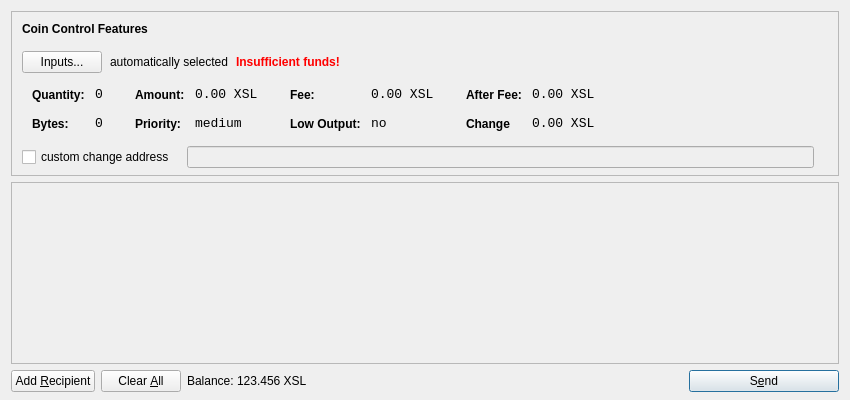
<?xml version="1.0" encoding="UTF-8"?>
<ui version="4.0">
 <class>SendCoinsDialog</class>
 <widget class="QDialog" name="SendCoinsDialog">
  <property name="geometry">
   <rect>
    <x>0</x>
    <y>0</y>
    <width>850</width>
    <height>400</height>
   </rect>
  </property>
  <property name="windowTitle">
   <string>Send Coins</string>
  </property>
  <layout class="QVBoxLayout" name="verticalLayout" stretch="0,1,0">
   <property name="bottomMargin">
    <number>8</number>
   </property>
   <item>
    <widget class="QFrame" name="frameCoinControl">
     <property name="sizePolicy">
      <sizepolicy hsizetype="Expanding" vsizetype="Expanding">
       <horstretch>0</horstretch>
       <verstretch>0</verstretch>
      </sizepolicy>
     </property>
     <property name="maximumSize">
      <size>
       <width>16777215</width>
       <height>16777215</height>
      </size>
     </property>
     <property name="frameShape">
      <enum>QFrame::StyledPanel</enum>
     </property>
     <property name="frameShadow">
      <enum>QFrame::Sunken</enum>
     </property>
     <layout class="QVBoxLayout" name="verticalLayoutCoinControl2">
      <property name="spacing">
       <number>-1</number>
      </property>
      <property name="leftMargin">
       <number>0</number>
      </property>
      <property name="topMargin">
       <number>0</number>
      </property>
      <property name="rightMargin">
       <number>0</number>
      </property>
      <property name="bottomMargin">
       <number>6</number>
      </property>
      <item>
       <layout class="QVBoxLayout" name="verticalLayoutCoinControl" stretch="0,0,0,0,1">
        <property name="spacing">
         <number>0</number>
        </property>
        <property name="leftMargin">
         <number>10</number>
        </property>
        <property name="topMargin">
         <number>10</number>
        </property>
        <item>
         <layout class="QHBoxLayout" name="horizontalLayoutCoinControl1">
          <property name="bottomMargin">
           <number>15</number>
          </property>
          <item>
           <widget class="QLabel" name="labelCoinControlFeatures">
            <property name="sizePolicy">
             <sizepolicy hsizetype="Preferred" vsizetype="Maximum">
              <horstretch>0</horstretch>
              <verstretch>0</verstretch>
             </sizepolicy>
            </property>
            <property name="font">
             <font>
              <weight>75</weight>
              <bold>true</bold>
             </font>
            </property>
            <property name="styleSheet">
             <string notr="true">font-weight:bold;</string>
            </property>
            <property name="text">
             <string>Coin Control Features</string>
            </property>
           </widget>
          </item>
         </layout>
        </item>
        <item>
         <layout class="QHBoxLayout" name="horizontalLayoutCoinControl2" stretch="0,0,0,0">
          <property name="spacing">
           <number>8</number>
          </property>
          <property name="bottomMargin">
           <number>10</number>
          </property>
          <item>
           <widget class="QPushButton" name="pushButtonCoinControl">
            <property name="styleSheet">
             <string notr="true"/>
            </property>
            <property name="text">
             <string>Inputs...</string>
            </property>
           </widget>
          </item>
          <item>
           <widget class="QLabel" name="labelCoinControlAutomaticallySelected">
            <property name="text">
             <string>automatically selected</string>
            </property>
            <property name="margin">
             <number>5</number>
            </property>
           </widget>
          </item>
          <item>
           <widget class="QLabel" name="labelCoinControlInsuffFunds">
            <property name="font">
             <font>
              <weight>75</weight>
              <bold>true</bold>
             </font>
            </property>
            <property name="styleSheet">
             <string notr="true">color:red;font-weight:bold;</string>
            </property>
            <property name="text">
             <string>Insufficient funds!</string>
            </property>
            <property name="margin">
             <number>5</number>
            </property>
           </widget>
          </item>
          <item>
           <spacer name="horizontalSpacerCoinControl">
            <property name="orientation">
             <enum>Qt::Horizontal</enum>
            </property>
            <property name="sizeHint" stdset="0">
             <size>
              <width>40</width>
              <height>1</height>
             </size>
            </property>
           </spacer>
          </item>
         </layout>
        </item>
        <item>
         <widget class="QWidget" name="widgetCoinControl" native="true">
          <property name="sizePolicy">
           <sizepolicy hsizetype="Preferred" vsizetype="Preferred">
            <horstretch>0</horstretch>
            <verstretch>0</verstretch>
           </sizepolicy>
          </property>
          <property name="minimumSize">
           <size>
            <width>0</width>
            <height>0</height>
           </size>
          </property>
          <property name="styleSheet">
           <string notr="true"/>
          </property>
          <layout class="QHBoxLayout" name="horizontalLayoutCoinControl5">
           <property name="margin">
            <number>0</number>
           </property>
           <item>
            <layout class="QHBoxLayout" name="horizontalLayoutCoinControl3" stretch="0,0,0,1">
             <property name="spacing">
              <number>20</number>
             </property>
             <property name="topMargin">
              <number>0</number>
             </property>
             <property name="bottomMargin">
              <number>10</number>
             </property>
             <item>
              <layout class="QFormLayout" name="formLayoutCoinControl1">
               <property name="horizontalSpacing">
                <number>10</number>
               </property>
               <property name="verticalSpacing">
                <number>14</number>
               </property>
               <property name="leftMargin">
                <number>10</number>
               </property>
               <property name="topMargin">
                <number>4</number>
               </property>
               <property name="rightMargin">
                <number>6</number>
               </property>
               <item row="0" column="0">
                <widget class="QLabel" name="labelCoinControlQuantityText">
                 <property name="styleSheet">
                  <string notr="true">font-weight:bold;</string>
                 </property>
                 <property name="text">
                  <string>Quantity:</string>
                 </property>
                 <property name="margin">
                  <number>0</number>
                 </property>
                </widget>
               </item>
               <item row="0" column="1">
                <widget class="QLabel" name="labelCoinControlQuantity">
                 <property name="font">
                  <font>
                   <family>Monospace</family>
                   <pointsize>10</pointsize>
                  </font>
                 </property>
                 <property name="cursor">
                  <cursorShape>IBeamCursor</cursorShape>
                 </property>
                 <property name="contextMenuPolicy">
                  <enum>Qt::ActionsContextMenu</enum>
                 </property>
                 <property name="text">
                  <string>0</string>
                 </property>
                 <property name="margin">
                  <number>0</number>
                 </property>
                 <property name="textInteractionFlags">
                  <set>Qt::LinksAccessibleByMouse|Qt::TextSelectableByKeyboard|Qt::TextSelectableByMouse</set>
                 </property>
                </widget>
               </item>
               <item row="1" column="0">
                <widget class="QLabel" name="labelCoinControlBytesText">
                 <property name="styleSheet">
                  <string notr="true">font-weight:bold;</string>
                 </property>
                 <property name="text">
                  <string>Bytes:</string>
                 </property>
                </widget>
               </item>
               <item row="1" column="1">
                <widget class="QLabel" name="labelCoinControlBytes">
                 <property name="font">
                  <font>
                   <family>Monospace</family>
                   <pointsize>10</pointsize>
                  </font>
                 </property>
                 <property name="cursor">
                  <cursorShape>IBeamCursor</cursorShape>
                 </property>
                 <property name="contextMenuPolicy">
                  <enum>Qt::ActionsContextMenu</enum>
                 </property>
                 <property name="text">
                  <string>0</string>
                 </property>
                 <property name="textInteractionFlags">
                  <set>Qt::LinksAccessibleByMouse|Qt::TextSelectableByKeyboard|Qt::TextSelectableByMouse</set>
                 </property>
                </widget>
               </item>
              </layout>
             </item>
             <item>
              <layout class="QFormLayout" name="formLayoutCoinControl2">
               <property name="horizontalSpacing">
                <number>10</number>
               </property>
               <property name="verticalSpacing">
                <number>14</number>
               </property>
               <property name="leftMargin">
                <number>6</number>
               </property>
               <property name="topMargin">
                <number>4</number>
               </property>
               <property name="rightMargin">
                <number>6</number>
               </property>
               <item row="0" column="0">
                <widget class="QLabel" name="labelCoinControlAmountText">
                 <property name="styleSheet">
                  <string notr="true">font-weight:bold;</string>
                 </property>
                 <property name="text">
                  <string>Amount:</string>
                 </property>
                 <property name="margin">
                  <number>0</number>
                 </property>
                </widget>
               </item>
               <item row="0" column="1">
                <widget class="QLabel" name="labelCoinControlAmount">
                 <property name="font">
                  <font>
                   <family>Monospace</family>
                   <pointsize>10</pointsize>
                  </font>
                 </property>
                 <property name="cursor">
                  <cursorShape>IBeamCursor</cursorShape>
                 </property>
                 <property name="contextMenuPolicy">
                  <enum>Qt::ActionsContextMenu</enum>
                 </property>
                 <property name="text">
                  <string>0.00 XSL</string>
                 </property>
                 <property name="textInteractionFlags">
                  <set>Qt::LinksAccessibleByMouse|Qt::TextSelectableByKeyboard|Qt::TextSelectableByMouse</set>
                 </property>
                </widget>
               </item>
               <item row="1" column="0">
                <widget class="QLabel" name="labelCoinControlPriorityText">
                 <property name="styleSheet">
                  <string notr="true">font-weight:bold;</string>
                 </property>
                 <property name="text">
                  <string>Priority:</string>
                 </property>
                </widget>
               </item>
               <item row="1" column="1">
                <widget class="QLabel" name="labelCoinControlPriority">
                 <property name="font">
                  <font>
                   <family>Monospace</family>
                   <pointsize>10</pointsize>
                  </font>
                 </property>
                 <property name="cursor">
                  <cursorShape>IBeamCursor</cursorShape>
                 </property>
                 <property name="contextMenuPolicy">
                  <enum>Qt::ActionsContextMenu</enum>
                 </property>
                 <property name="text">
                  <string>medium</string>
                 </property>
                 <property name="textInteractionFlags">
                  <set>Qt::LinksAccessibleByMouse|Qt::TextSelectableByKeyboard|Qt::TextSelectableByMouse</set>
                 </property>
                </widget>
               </item>
              </layout>
             </item>
             <item>
              <layout class="QFormLayout" name="formLayoutCoinControl3">
               <property name="horizontalSpacing">
                <number>10</number>
               </property>
               <property name="verticalSpacing">
                <number>14</number>
               </property>
               <property name="leftMargin">
                <number>6</number>
               </property>
               <property name="topMargin">
                <number>4</number>
               </property>
               <property name="rightMargin">
                <number>6</number>
               </property>
               <item row="0" column="0">
                <widget class="QLabel" name="labelCoinControlFeeText">
                 <property name="styleSheet">
                  <string notr="true">font-weight:bold;</string>
                 </property>
                 <property name="text">
                  <string>Fee:</string>
                 </property>
                 <property name="margin">
                  <number>0</number>
                 </property>
                </widget>
               </item>
               <item row="0" column="1">
                <widget class="QLabel" name="labelCoinControlFee">
                 <property name="font">
                  <font>
                   <family>Monospace</family>
                   <pointsize>10</pointsize>
                  </font>
                 </property>
                 <property name="cursor">
                  <cursorShape>IBeamCursor</cursorShape>
                 </property>
                 <property name="contextMenuPolicy">
                  <enum>Qt::ActionsContextMenu</enum>
                 </property>
                 <property name="text">
                  <string>0.00 XSL</string>
                 </property>
                 <property name="textInteractionFlags">
                  <set>Qt::LinksAccessibleByMouse|Qt::TextSelectableByKeyboard|Qt::TextSelectableByMouse</set>
                 </property>
                </widget>
               </item>
               <item row="1" column="0">
                <widget class="QLabel" name="labelCoinControlLowOutputText">
                 <property name="styleSheet">
                  <string notr="true">font-weight:bold;</string>
                 </property>
                 <property name="text">
                  <string>Low Output:</string>
                 </property>
                </widget>
               </item>
               <item row="1" column="1">
                <widget class="QLabel" name="labelCoinControlLowOutput">
                 <property name="font">
                  <font>
                   <family>Monospace</family>
                   <pointsize>10</pointsize>
                  </font>
                 </property>
                 <property name="cursor">
                  <cursorShape>IBeamCursor</cursorShape>
                 </property>
                 <property name="contextMenuPolicy">
                  <enum>Qt::ActionsContextMenu</enum>
                 </property>
                 <property name="text">
                  <string>no</string>
                 </property>
                 <property name="textInteractionFlags">
                  <set>Qt::LinksAccessibleByMouse|Qt::TextSelectableByKeyboard|Qt::TextSelectableByMouse</set>
                 </property>
                </widget>
               </item>
              </layout>
             </item>
             <item>
              <layout class="QFormLayout" name="formLayoutCoinControl4">
               <property name="horizontalSpacing">
                <number>10</number>
               </property>
               <property name="verticalSpacing">
                <number>14</number>
               </property>
               <property name="leftMargin">
                <number>6</number>
               </property>
               <property name="topMargin">
                <number>4</number>
               </property>
               <property name="rightMargin">
                <number>6</number>
               </property>
               <item row="0" column="0">
                <widget class="QLabel" name="labelCoinControlAfterFeeText">
                 <property name="styleSheet">
                  <string notr="true">font-weight:bold;</string>
                 </property>
                 <property name="text">
                  <string>After Fee:</string>
                 </property>
                 <property name="margin">
                  <number>0</number>
                 </property>
                </widget>
               </item>
               <item row="0" column="1">
                <widget class="QLabel" name="labelCoinControlAfterFee">
                 <property name="font">
                  <font>
                   <family>Monospace</family>
                   <pointsize>10</pointsize>
                  </font>
                 </property>
                 <property name="cursor">
                  <cursorShape>IBeamCursor</cursorShape>
                 </property>
                 <property name="contextMenuPolicy">
                  <enum>Qt::ActionsContextMenu</enum>
                 </property>
                 <property name="text">
                  <string>0.00 XSL</string>
                 </property>
                 <property name="textInteractionFlags">
                  <set>Qt::LinksAccessibleByMouse|Qt::TextSelectableByKeyboard|Qt::TextSelectableByMouse</set>
                 </property>
                </widget>
               </item>
               <item row="1" column="0">
                <widget class="QLabel" name="labelCoinControlChangeText">
                 <property name="styleSheet">
                  <string notr="true">font-weight:bold;</string>
                 </property>
                 <property name="text">
                  <string>Change</string>
                 </property>
                </widget>
               </item>
               <item row="1" column="1">
                <widget class="QLabel" name="labelCoinControlChange">
                 <property name="font">
                  <font>
                   <family>Monospace</family>
                   <pointsize>10</pointsize>
                  </font>
                 </property>
                 <property name="cursor">
                  <cursorShape>IBeamCursor</cursorShape>
                 </property>
                 <property name="contextMenuPolicy">
                  <enum>Qt::ActionsContextMenu</enum>
                 </property>
                 <property name="text">
                  <string>0.00 XSL</string>
                 </property>
                 <property name="textInteractionFlags">
                  <set>Qt::LinksAccessibleByMouse|Qt::TextSelectableByKeyboard|Qt::TextSelectableByMouse</set>
                 </property>
                </widget>
               </item>
              </layout>
             </item>
            </layout>
           </item>
          </layout>
         </widget>
        </item>
        <item>
         <layout class="QHBoxLayout" name="horizontalLayoutCoinControl4" stretch="0,0,0">
          <property name="spacing">
           <number>12</number>
          </property>
          <property name="sizeConstraint">
           <enum>QLayout::SetDefaultConstraint</enum>
          </property>
          <property name="topMargin">
           <number>5</number>
          </property>
          <property name="rightMargin">
           <number>5</number>
          </property>
          <item>
           <widget class="QCheckBox" name="checkBoxCoinControlChange">
            <property name="text">
             <string>custom change address</string>
            </property>
           </widget>
          </item>
          <item>
           <widget class="QLineEdit" name="lineEditCoinControlChange">
            <property name="enabled">
             <bool>false</bool>
            </property>
            <property name="sizePolicy">
             <sizepolicy hsizetype="Expanding" vsizetype="Fixed">
              <horstretch>0</horstretch>
              <verstretch>0</verstretch>
             </sizepolicy>
            </property>
           </widget>
          </item>
          <item>
           <widget class="QLabel" name="labelCoinControlChangeLabel">
            <property name="sizePolicy">
             <sizepolicy hsizetype="Preferred" vsizetype="Expanding">
              <horstretch>0</horstretch>
              <verstretch>0</verstretch>
             </sizepolicy>
            </property>
            <property name="minimumSize">
             <size>
              <width>0</width>
              <height>0</height>
             </size>
            </property>
            <property name="text">
             <string/>
            </property>
            <property name="margin">
             <number>3</number>
            </property>
           </widget>
          </item>
         </layout>
        </item>
        <item>
         <spacer name="verticalSpacerCoinControl">
          <property name="orientation">
           <enum>Qt::Vertical</enum>
          </property>
          <property name="sizeHint" stdset="0">
           <size>
            <width>800</width>
            <height>1</height>
           </size>
          </property>
         </spacer>
        </item>
       </layout>
      </item>
     </layout>
    </widget>
   </item>
   <item>
    <widget class="QScrollArea" name="scrollArea">
     <property name="widgetResizable">
      <bool>true</bool>
     </property>
     <widget class="QWidget" name="scrollAreaWidgetContents">
      <property name="geometry">
       <rect>
        <x>0</x>
        <y>0</y>
        <width>830</width>
        <height>165</height>
       </rect>
      </property>
      <layout class="QVBoxLayout" name="verticalLayout_2">
       <property name="margin">
        <number>0</number>
       </property>
       <item>
        <layout class="QVBoxLayout" name="entries">
         <property name="spacing">
          <number>6</number>
         </property>
        </layout>
       </item>
       <item>
        <spacer name="verticalSpacer">
         <property name="orientation">
          <enum>Qt::Vertical</enum>
         </property>
         <property name="sizeHint" stdset="0">
          <size>
           <width>20</width>
           <height>40</height>
          </size>
         </property>
        </spacer>
       </item>
      </layout>
     </widget>
    </widget>
   </item>
   <item>
    <layout class="QHBoxLayout" name="horizontalLayout">
     <item>
      <widget class="QPushButton" name="addButton">
       <property name="toolTip">
        <string>Send to multiple recipients at once</string>
       </property>
       <property name="text">
        <string>Add &amp;Recipient</string>
       </property>
       <property name="icon">
        <iconset resource="../bitcoin.qrc">
         <normaloff>:/icons/add</normaloff>:/icons/add</iconset>
       </property>
       <property name="autoDefault">
        <bool>false</bool>
       </property>
      </widget>
     </item>
     <item>
      <widget class="QPushButton" name="clearButton">
       <property name="sizePolicy">
        <sizepolicy hsizetype="Minimum" vsizetype="Fixed">
         <horstretch>0</horstretch>
         <verstretch>0</verstretch>
        </sizepolicy>
       </property>
       <property name="toolTip">
        <string>Remove all transaction fields</string>
       </property>
       <property name="text">
        <string>Clear &amp;All</string>
       </property>
       <property name="icon">
        <iconset resource="../bitcoin.qrc">
         <normaloff>:/icons/remove</normaloff>:/icons/remove</iconset>
       </property>
       <property name="autoRepeatDelay">
        <number>300</number>
       </property>
       <property name="autoDefault">
        <bool>false</bool>
       </property>
      </widget>
     </item>
     <item>
      <layout class="QHBoxLayout" name="horizontalLayout_2">
       <property name="spacing">
        <number>3</number>
       </property>
       <item>
        <widget class="QLabel" name="label">
         <property name="sizePolicy">
          <sizepolicy hsizetype="Preferred" vsizetype="Fixed">
           <horstretch>0</horstretch>
           <verstretch>0</verstretch>
          </sizepolicy>
         </property>
         <property name="text">
          <string>Balance:</string>
         </property>
        </widget>
       </item>
       <item>
        <widget class="QLabel" name="labelBalance">
         <property name="sizePolicy">
          <sizepolicy hsizetype="Preferred" vsizetype="Fixed">
           <horstretch>0</horstretch>
           <verstretch>0</verstretch>
          </sizepolicy>
         </property>
         <property name="cursor">
          <cursorShape>IBeamCursor</cursorShape>
         </property>
         <property name="text">
          <string>123.456 XSL</string>
         </property>
         <property name="textInteractionFlags">
          <set>Qt::LinksAccessibleByMouse|Qt::TextSelectableByKeyboard|Qt::TextSelectableByMouse</set>
         </property>
        </widget>
       </item>
      </layout>
     </item>
     <item>
      <spacer name="horizontalSpacer">
       <property name="orientation">
        <enum>Qt::Horizontal</enum>
       </property>
       <property name="sizeHint" stdset="0">
        <size>
         <width>40</width>
         <height>20</height>
        </size>
       </property>
      </spacer>
     </item>
     <item>
      <widget class="QPushButton" name="sendButton">
       <property name="minimumSize">
        <size>
         <width>150</width>
         <height>0</height>
        </size>
       </property>
       <property name="toolTip">
        <string>Confirm the send action</string>
       </property>
       <property name="text">
        <string>S&amp;end</string>
       </property>
       <property name="icon">
        <iconset resource="../bitcoin.qrc">
         <normaloff>:/icons/send</normaloff>:/icons/send</iconset>
       </property>
       <property name="default">
        <bool>true</bool>
       </property>
      </widget>
     </item>
    </layout>
   </item>
  </layout>
 </widget>
 <resources>
  <include location="../bitcoin.qrc"/>
 </resources>
 <connections/>
</ui>
